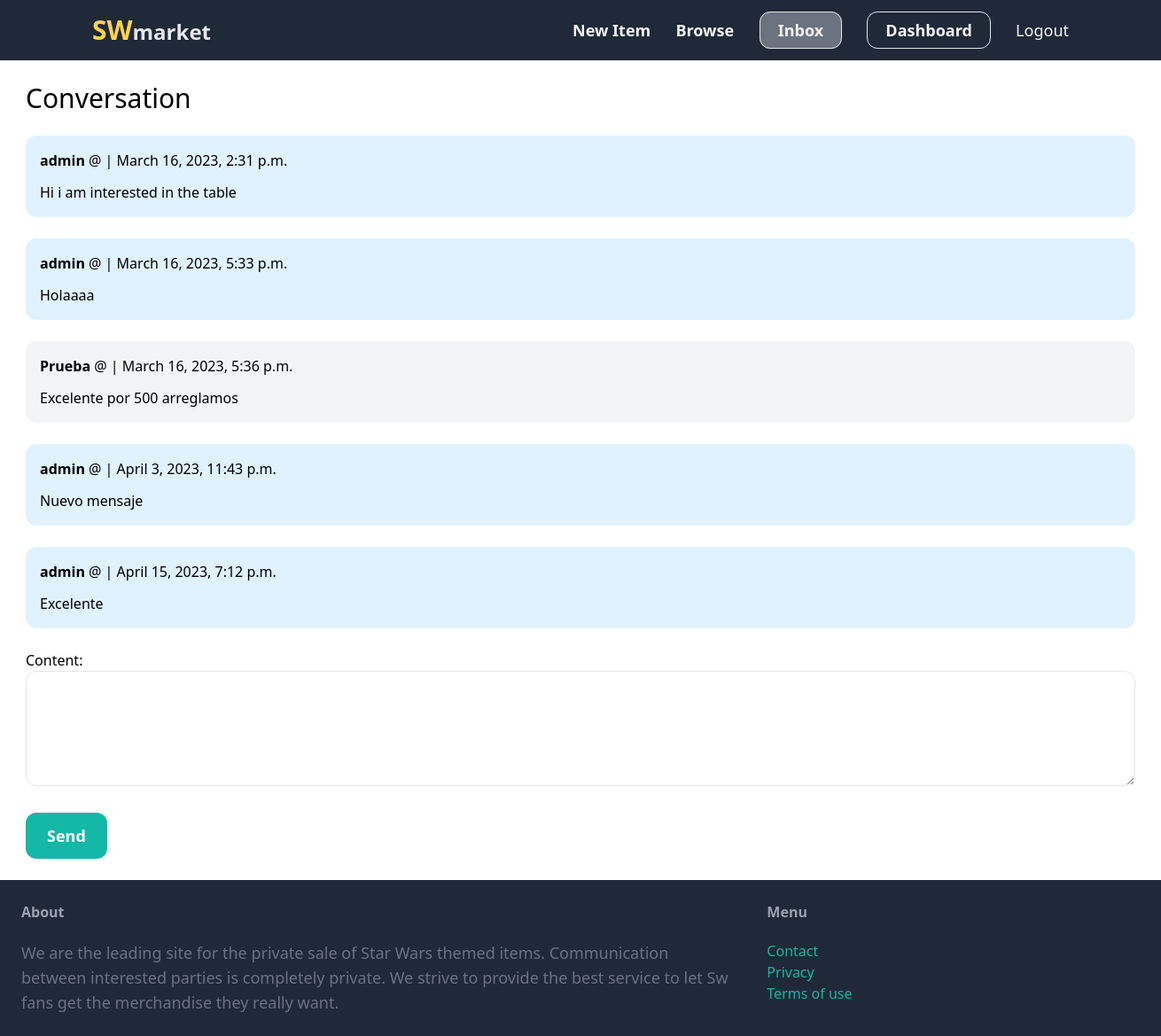
Screenshot of /dashboard/detail_conversation/3 (signed in) with the database file from the repository.
### dashboard/models.py (models this page shows)
class ConversationMessage(models.Model):
    conversation=models.ForeignKey(Conversation,  related_name='messages', on_delete=models.CASCADE)
    content = models.TextField()
    created_at=models.DateTimeField(auto_now_add=True)
    created_by= models.ForeignKey(User,  related_name='created_messages', on_delete=models.CASCADE)

### dashboard/views.py (the view)
# urls.py: path('detail_conversation/<int:pk>', views.detail_conversation, name='detail_conversation' ),
@login_required
def detail_conversation(request, pk):
    conversation = Conversation.objects.filter(members__in=[request.user.id]).get(pk=pk)
    if request.method == 'POST':
        form = ConversationMessageForm(request.POST)
        if form.is_valid:
             conversation_message = form.save(commit=False)
             conversation_message.conversation=conversation
             conversation_message.created_by=request.user
             conversation_message.save()
             conversation.save() # LA grabo para que se actualize la fecha de modificacion con al de este mensaje
             return redirect( 'detail_conversation', pk=pk)
    else:
        form = ConversationMessageForm()
    return render(request, 'detail_conversation.html',{'conversation':conversation,'form':form})

### dashboard/forms.py
class ConversationMessageForm(forms.ModelForm):
    class Meta:
        model=ConversationMessage
        fields=('content',)
        widgets = {
            'content':forms.Textarea(attrs={
                  'class': 'w-full py-4 px-6 rounded-xl border',
                   'rows':'4',
            })
        }

### dashboard/templates/detail_conversation.html (shortened to what this page needs)
{% extends 'base.html' %}
{% block content %}
<h1 class="mb-6 text-3xl">Conversation </h1>
<div class="space-y-6">
    {% for message in conversation.messages.all %}
    <div class="p-4 flex  {% if message.created_by == request.user %} bg-sky-100 {% else %} bg-gray-100 {% endif %} rounded-xl">
        <div>
            <p class="mb-3"> <strong>{{message.created_by.username}}</strong>  @ | {{message.created_at}} </p>
            <p>{{message.content}}</p>
        </div>
    </div>
    {% endfor %}
</div>
<form action="{% url 'detail_conversation' conversation.id  %}" method="POST" class="mt-6">
    {{form.as_p}}
    <button type="submit" class="inline-block mt-6 px-6 py-3 text-lg font-semibold bg-teal-500 text-white rounded-xl
    hover:bg-teal-700 ">Send </button>
</form>
{% endblock %}

### rows the page displays
ConversationMessage: created_by.username "admin", created_at "March 16, 2023, 2:31 p.m.", content "Hi i am interested in the table"
ConversationMessage: created_by.username "admin", created_at "March 16, 2023, 5:33 p.m.", content "Holaaaa"
ConversationMessage: created_by.username "Prueba", created_at "March 16, 2023, 5:36 p.m.", content "Excelente por 500 arreglamos"
ConversationMessage: created_by.username "admin", created_at "April 3, 2023, 11:43 p.m.", content "Nuevo mensaje"
ConversationMessage: created_by.username "admin", created_at "April 15, 2023, 7:12 p.m.", content "Excelente"
